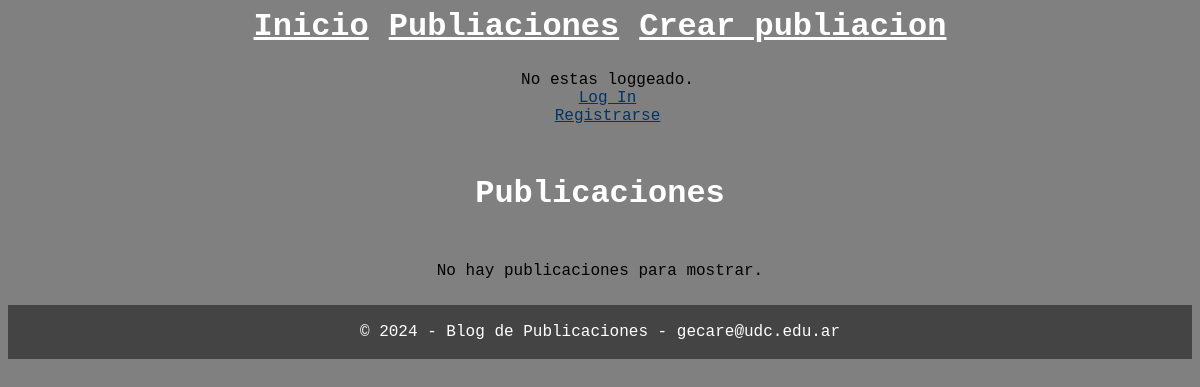
The app's page /publicaciones/, older data.
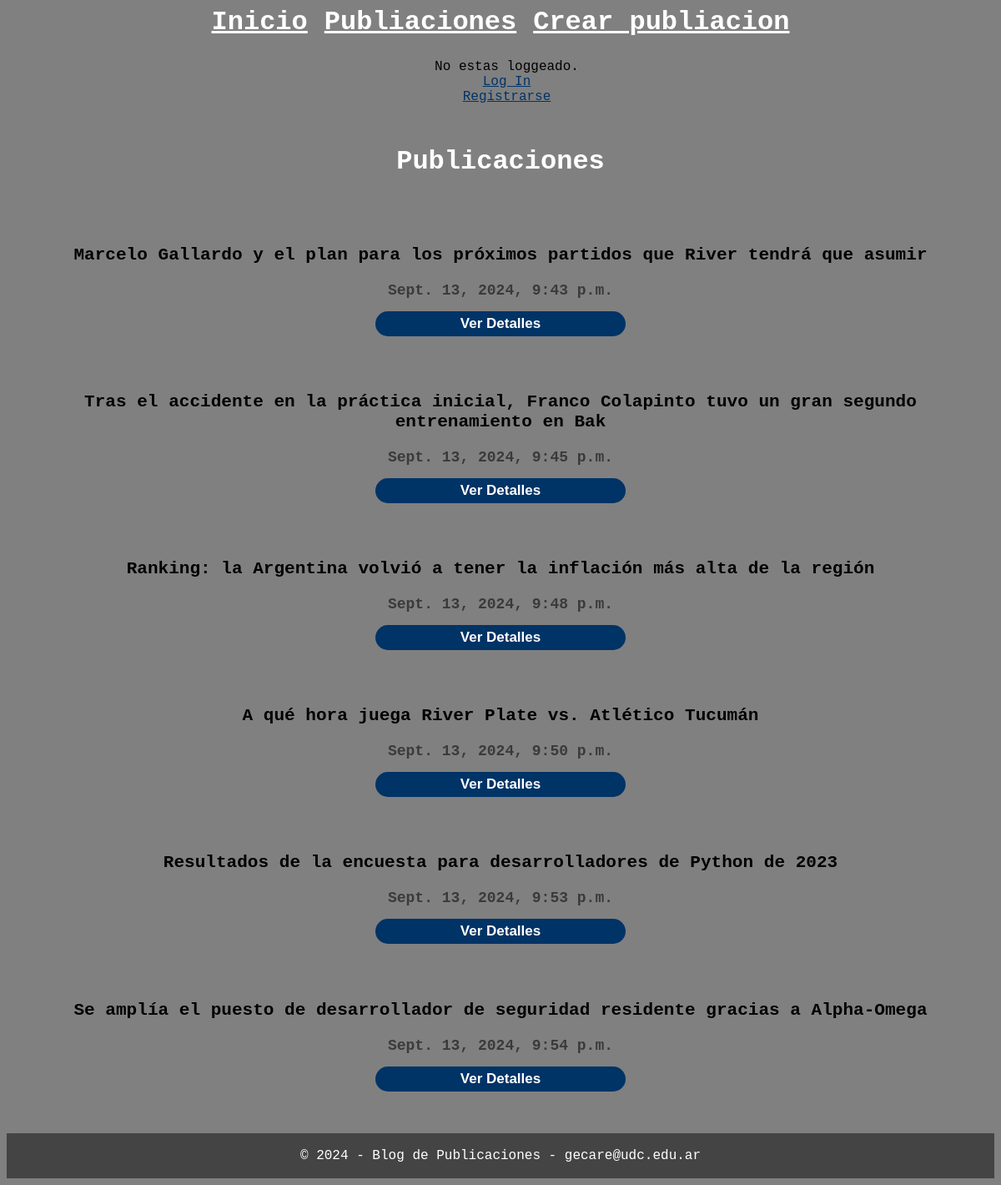
The same page, newer data.
### post/models.py (models this page shows, shortened)
class Publicacion(models.Model):
    titulo = models.CharField(max_length=100)
    contenido = models.TextField()
    fecha_de_publicacion = models.DateTimeField(auto_now_add=True)
    autor = models.ForeignKey(User, on_delete=models.CASCADE, related_name='publicaciones')

### post/views.py (the view)
# urls.py: path('publicaciones/',Publicaciones.as_view(), name='publicaciones'),
class Publicaciones(ListView):
    model = Publicacion
    template_name = 'publicaciones.html'
    def get_queryset(self):
        return Publicacion.objects.all()

### post/templates/publicaciones.html (shortened to what this page needs)
{% extends "base.html" %}
{% block header %}
    <h1 style="margin-top: 50px; margin-bottom: 50px;">Publicaciones</h1>
{% endblock %}
{% block content %}
    {% if object_list %}
        {% for publicacion in object_list %}
            <ul class="lista-publicaciones">
                <li><h3> {{ publicacion.titulo|capfirst }} </h3></li>
                <li style="font-weight: bold; color: rgb(58, 58, 58);"> {{ publicacion.fecha_de_publicacion }}</li>
                <form method="get" action="{% url 'detalle_publicacion' publicacion.pk %}">
                    <button class="boton" type="submit">Ver Detalles</button>
                </form>
            </ul>
        {% endfor %}
    {% else %}
        <p>No hay publicaciones para mostrar.</p>
    {% endif %}
{% endblock %}

### post/templates/base.html (shortened to what this page needs)
<!DOCTYPE html>
<html lang="en">
    <head>
        {% load static %}
        <link rel="stylesheet" href="{% static 'post/styles.css' %}">
    </head>
    <body>
        <div class="navbar">
            {% include 'navbar.html' %}
        </div>
    <header>
        <div class="user">
            {% if user.is_authenticated %}
                <p>Hola {{user.username|capfirst}}, Bienvenido!
                    <br>
                    <a href="{% url 'logout' %}">Log out</a>
                </p>
            {% else %}
                <p> No estas loggeado.
                    <br>
                    <a href="{% url 'login' %}">Log In</a><br>
                    <a href="{% url 'registro' %}">Registrarse</a>
                </p>
            {% endif %}
        </div>
        <h1>{% block header %}Welcome to My Website{% endblock %}</h1>
    </header>
    <div class="content">
        {% block content %} {% endblock %}
    </div>
    <footer>
        <p>&copy; 2024 - Blog de Publicaciones - gecare@udc.edu.ar</p>
    </footer>
    </body>
</html>

### post/templates/navbar.html
<nav>
    <ul style="list-style-type: none;">
        <li><a href="{% url 'home' %}">Inicio</a></li>
        <li><a href="{% url 'publicaciones' %}"> Publiaciones</a></li>
        <li><a href="{% url 'publicaciones_crear' %}">Crear publiacion</a> </li>
    </ul>
</nav>

### post/static/post/styles.css (style rules this page uses)
ul { list-style-type: none; padding: 0; margin: 10px; }
nav ul { list-style-type: none; padding: 0; margin: 0; display: flex; font-size: large; font-weight: 500; }
nav ul li { margin-right: 20px; margin-bottom: 10px; font-size: xx-large; font-weight: bold; }
nav ul li:last-child { margin-right: 0; }
nav ul a { color: #FFF; }
.navbar { display: flex; justify-content: center; }
.user { text-align: center; margin-left: 15px; }
header a { color: #003366; }
body { text-align: center; background-color: grey; font-family: 'Courier New', Courier, monospace; }
h1 { color: #FFF; margin-top: 5px; margin-bottom: 25px; }
footer { background-color: rgb(68, 68, 68); margin-bottom: 0; margin-top: 25px; text-align: center; padding: 2px; color: #FFF; }
.boton { color: #FFF; font-weight: bold; width: 300px; height: 30px; border-radius: 15px; border: none; text-align: center; font-size: 17px; cursor: pointer; background-color: #003366; margin: 15px; }
.lista-publicaciones { list-style-type: none; padding: 10px; margin: 10px; font-size: large; font-weight: 400; }

Row changes from the older to the newer data that the page shows:
added Publicacion: titulo "Marcelo Gallardo y el plan para los próximos partidos que River tendrá que asumir", fecha_de_publicacion "Sept. 13, 2024, 9:43 p.m."
added Publicacion: titulo "Tras el accidente en la práctica inicial, Franco Colapinto tuvo un gran segundo entrenamiento en Bak", fecha_de_publicacion "Sept. 13, 2024, 9:45 p.m."
added Publicacion: titulo "Ranking: la Argentina volvió a tener la inflación más alta de la región", fecha_de_publicacion "Sept. 13, 2024, 9:48 p.m."
added Publicacion: titulo "A qué hora juega River Plate vs. Atlético Tucumán", fecha_de_publicacion "Sept. 13, 2024, 9:50 p.m."
added Publicacion: titulo "Resultados de la encuesta para desarrolladores de Python de 2023", fecha_de_publicacion "Sept. 13, 2024, 9:53 p.m."
added Publicacion: titulo "Se amplía el puesto de desarrollador de seguridad residente gracias a Alpha-Omega", fecha_de_publicacion "Sept. 13, 2024, 9:54 p.m."
Text that changed along with them:
text no longer shown: "No hay publicaciones para mostrar."
